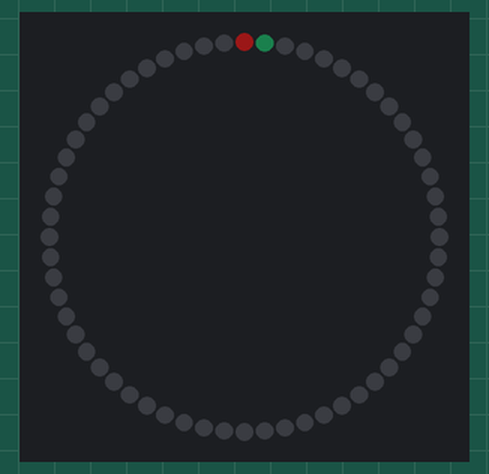
Bench run of a sketch on a simulated Arduino Uno, built with avr-gcc and run on an emulated ATmega328P. On the bench: 60 RGB LEDs in a ring, first at the top, clockwise. Dim RGB values are drawn brighter than linear; random numbers use the default seed unless the sketch sets one.

Above: at 0.15 s.
At 4.77 s:
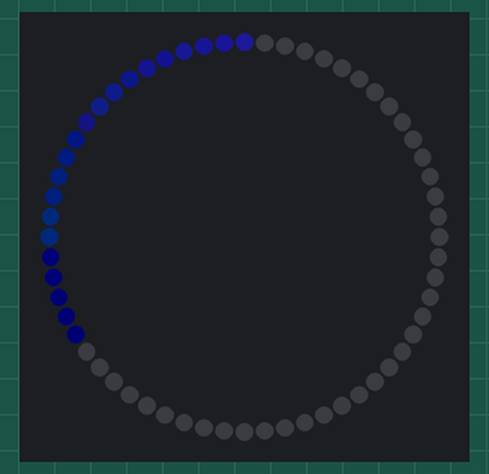
At 9.69 s:
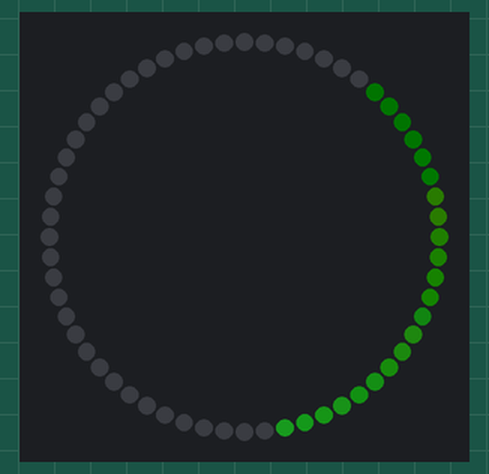
At 19.55 s:
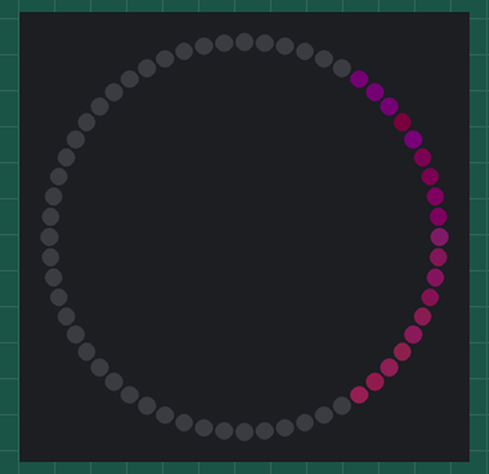
At 29.71 s:
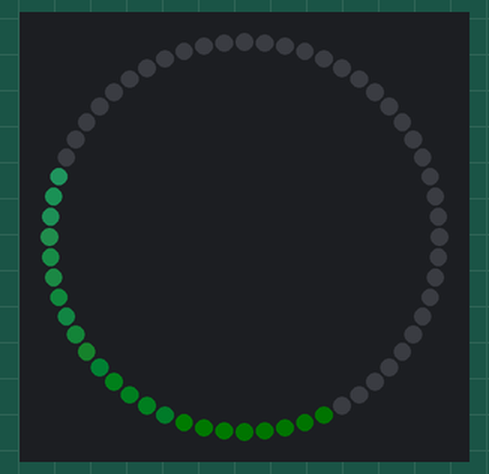
At 39.56 s:
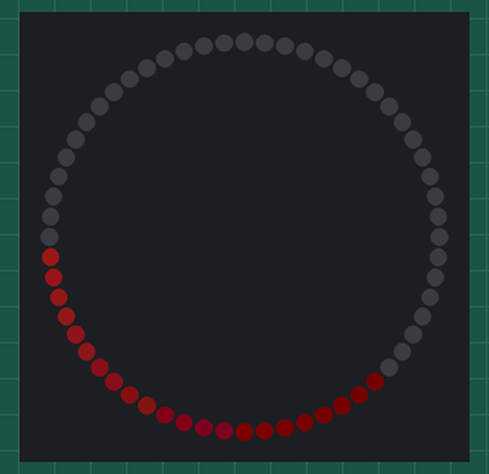

The sketch:

sketch_jun29a.ino
```cpp
#include <FastLED.h>
#define NUM_LEDS 60
#define DATA_PIN 13
#define CLOCK_PIN 12


CRGB ring[NUM_LEDS];

void setup() {
  // put your setup code here, to run once:
  LEDS.addLeds<APA102, DATA_PIN, CLOCK_PIN, BGR>(ring, NUM_LEDS);
  LEDS.setBrightness(30); // LEDS.setBrightness(20);
  ring[1] = CHSV(128, 128, 128);
}

void fadeAll() {
  for (int i = 0; i < NUM_LEDS; i++) {
    ring[i].nscale8(225);
  }
}

void sparkle(int base) {
  ring[random(0, NUM_LEDS)] = CHSV(base % 256, 150, 200);
//  ring[random(0, NUM_LEDS)] = CHSV((base+10) % 256, 150, 255);
//  ring[random(0, NUM_LEDS)] = CHSV((base-10) % 256, 150, 255);
  fadeAll();
  FastLED.show();
  delay(5);
}

void monoSpin(uint8_t hue) {
  for (int i = 0; i < NUM_LEDS; i++) {
    ring[i] = CHSV(hue, 150, 255);
    fadeAll();
    FastLED.show();
    delay(5);
  }
}

void spin() {
  static uint8_t hue_1 = 0;
  static uint8_t hue_2 = 85;
  static uint8_t hue_3 = 170;
  for (int i = 0; i < NUM_LEDS; i++) {
    ring[i] = CHSV(hue_1++, 150, 255);
//    ring[(i+NUM_LEDS/3) % (NUM_LEDS)] = CHSV(hue_2++, 150, 255);
//    ring[(i+2*NUM_LEDS/3) % (NUM_LEDS)] = CHSV(hue_3++, 150, 255);
    fadeAll();
    FastLED.show();
    delay(10);
  }
}

void breath(uint8_t hue) {
  for (int j = 0; j < 120; j = j+4) {
    for (int i = 0; i < NUM_LEDS; i++) {
      ring[i] = CHSV(hue, 150, 128 + 64 + abs(j-64));
    }
    FastLED.show();
    delay(100);
  }
}

void loop() {
  // put your main code here, to run repeatedly:

//  for (int i = 0; i < 1000; i++) {
//    sparkle(i);
//  }
//
  for (int i = 0; i < 10; i++) {
    spin();
  }

//  sparkle(160);
//  breath(160);
}
```
